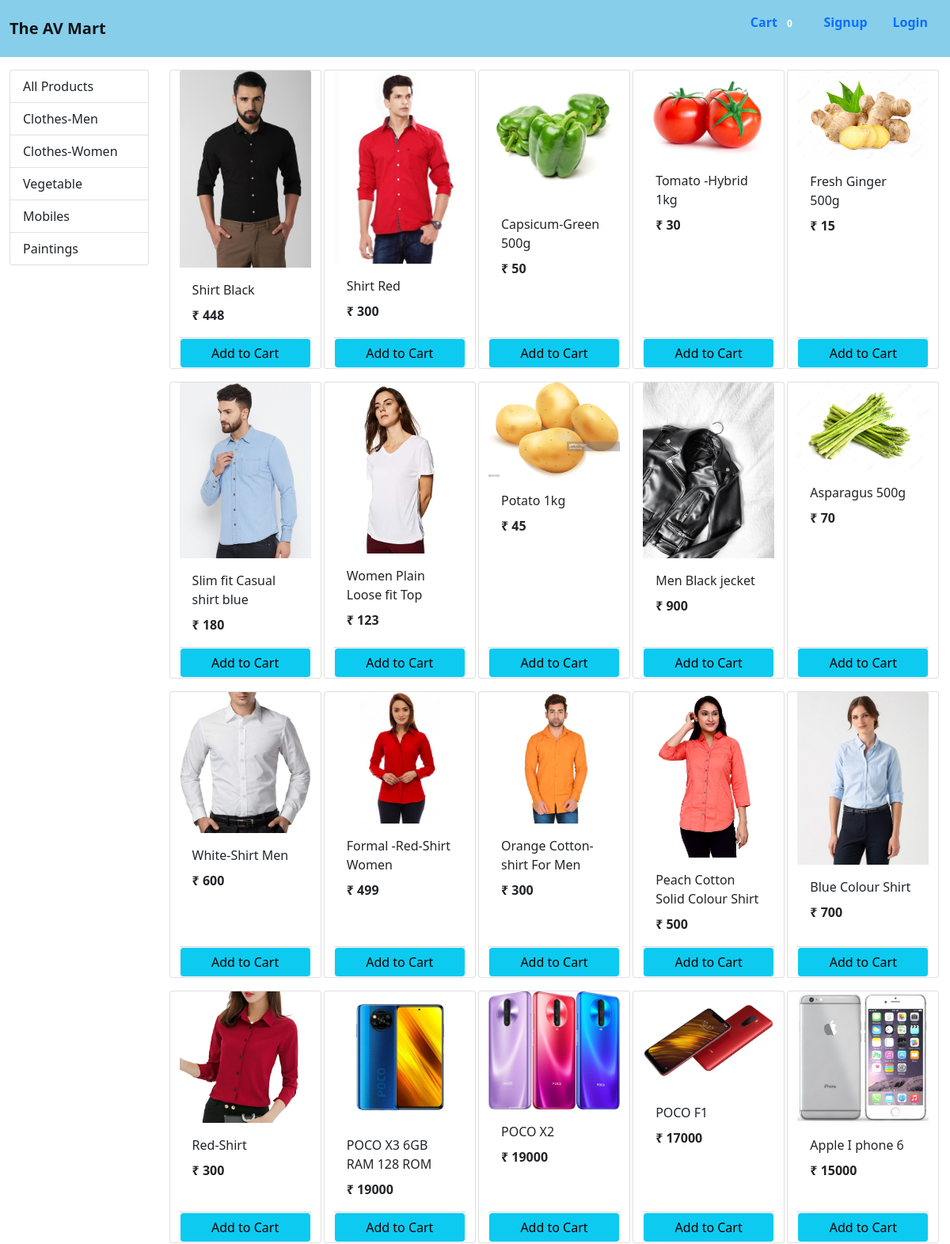
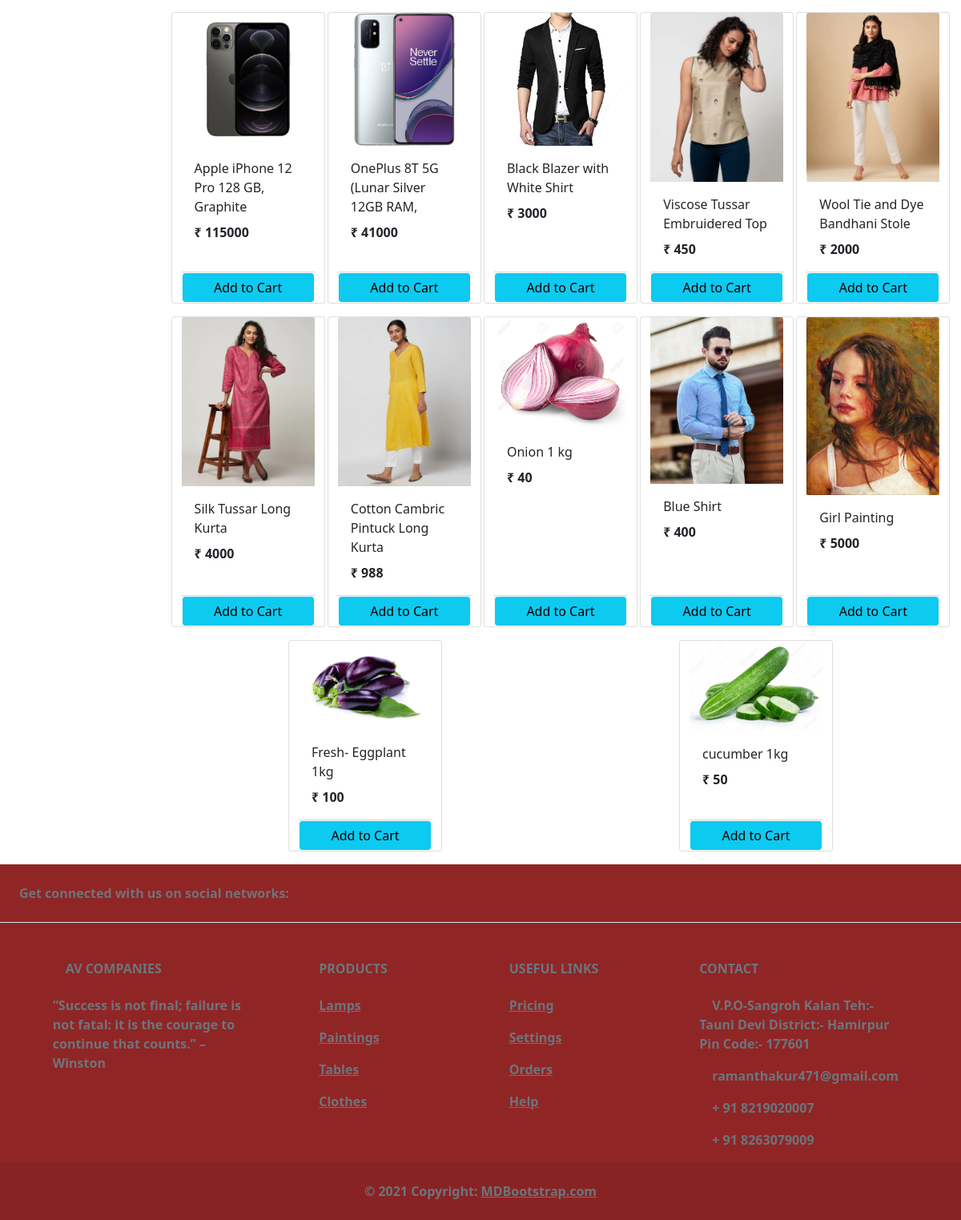
The page / on the database its author committed (2 pictures, top to bottom).
### store/models/category.py (models this page shows, shortened)
class Category(models.Model):
    name = models.CharField(max_length=20)
    @staticmethod
    def get_all_categories():
        return Category.objects.all()

### store/models/product.py (models this page shows, shortened)
class Product(models.Model):
    name = models.CharField(max_length=50)
    price= models.IntegerField(default=0)
    category = models.ForeignKey(Category , on_delete=models.CASCADE , default=1)
    description = models.CharField(max_length=200 , default='' , null=True ,blank=True)
    image = models.ImageField(upload_to='uploads/products/')
    @staticmethod
    def get_all_products():
        return Product.objects.all()

### store/views/home.py (the view, shortened to what this page needs)
# urls.py: path('', Index.as_view(), name='homepage'),
class Index(View):
    def get(self, request):
        cart = request.session.get('cart')
        if not cart:
            request.session['cart'] = {}
        products = None
        categories = Category.get_all_categories()
        categoriesID = request.GET.get('category')
        if categoriesID:
            products = Product.get_all_products_by_categoryid(categoriesID)
        else:
            products = Product.get_all_products();
        data = {}
        data['products'] = products
        data['categories'] = categories
        print('you are:', request.session.get('email'))
        return render(request, 'index.html', data)

### store/templatetags/cart.py (called while the page is built)
@register.filter(name='is_in_cart')
def is_in_cart(product, cart):
    keys = cart.keys()
    for id in keys:
        if int_or_0(id) == product.id:
            return True
    return False;

### store/templatetags/custom_filter.py (called while the page is built)
@register.filter(name='currency')
def currency(number):
    return "₹ "+ str(number)

### store/templates/index.html (shortened to what this page needs)
{% extends 'base.html' %}
{% block content %}
{% load cart %}
{% load custom_filter %}
<div class="container-fluid mt-3">
    <div class="row">
        <div class="col-lg-2 mx-auto">
            <div class="list-group">
                <a href="/" class="list-group-item list-group-item-action">All Products</a>
                {% for category in categories %}
                <a href="/?category={{category.id}}"
                   class="list-group-item list-group-item-action">{{category.name}}</a>
                {% endfor %}
            </div>
        </div>
        <div id="products" class="col-lg-10 mx-auto">
            <div class="row mx-auto">
                {% for product in products %}
                <div class="card mx-auto mb-3" id={{product.id}} style="width: 12rem;">
                    <img src="{{product.image.url}}"
                         class="card-img-top" alt="...">
                    <div class="card-body">
                        <p class="card-title">{{product.name}}</p>
                        <p class="card-text"><b>{{product.price|currency}}</b></p>
                    </div>
                    <div class="card-footer p-0  no-gutters">
                        {% if product|is_in_cart:request.session.cart %}
                        <div class="row no-gutters">
                            <form action="/#{{product.id}}" class="col-2" method="post">
                                {% csrf_token %}
                                <input hidden type="text" name='product' value='{{product.id}}'>
                                <input hidden type="text" name='remove' value='True'>
                                <input type="submit" value="-" class="btn btn-block btn-secondary border-right">
                            </form>
                            <div class="text-center col">{{product|cart_quantity:request.session.cart}} in Cart</div>
                            <form action="/#{{product.id}}" class="col-2" method="post">
                                {% csrf_token %}
                                <input hidden type="text" name='product' value='{{product.id}}'>
                                <input type="submit" value="+" class="btn btn-block btn-secondary">
                            </form>
                        </div>
                        {% else %}
                        <form action="/#{{product.id}}" method="POST" class="btn-block">
                            <input type="submit" class="float-right btn btn-light bg-info form-control"
                                   value="Add to Cart">
                        </form>
                        {% endif %}
                    </div>
                </div>
                {% endfor %}
            </div>
        </div>
    </div>
</div>
{% endblock %}

### store/templates/base.html (shortened to what this page needs)
<!doctype html>
<html lang="en">
<head>
    <link href="https://cdn.jsdelivr.net/npm/bootstrap@5.0.2/dist/css/bootstrap.min.css" rel="stylesheet"
>
</head>
<body>
<nav class="navbar navbar-expand-lg navbar-light">
  <div class="container-fluid">
    <a class="navbar-brand" href="/">The AV Mart</a>
    <div class="collapse navbar-collapse" id="navbarSupportedContent">
<ul>
      <li>
      <a class="nav-link" href="/cart">Cart
      <span class="badge badge-info">{{request.session.cart.keys|length}}</span>
      </a>
      </li>
        {% if request.session.customer %}
       <li class="nav-link">
      <a class="nav-link" hr ef="/orders">Orders<span class="sr-only"></span></a>
      </li>
       <li class="nav-link">
      <a class="nav-link" href="/logout">Logout<span class="sr-only"></span></a>
      </li>
      {% else %}
       <li class="nav-item">
          <a class="nav-link" href="/signup">Signup</a>
        </li>
      <li class="nav-item">
      <a class="nav-link" href="/login">Login</a>
      </li>
</ul>
      {% endif %}
    </div>
  </div>
</nav>
{% block content %}{% endblock %}
<footer class="text-center text-lg-start  text-muted">
  <section
    class="d-flex justify-content-center justify-content-lg-between p-4 border-bottom"
  >
    <div class="me-5 d-none d-lg-block ">
      <span>Get connected with us on social networks:</span>
    </div>
    <div>
    </div>
  </section>
  <section class="">
    <div class="container text-center text-md-start mt-5">
      <div class="row mt-3">
        <div class="col-md-3 col-lg-4 col-xl-3 mx-auto mb-4">
          <h6 class="text-uppercase fw-bold mb-4">
            AV Companies
          </h6>
          <p>
               “Success is not final; failure is not fatal: it is the courage to continue that counts.” – Winston <Churchill></Churchill>
          </p>
        </div>
        <div class="col-md-2 col-lg-2 col-xl-2 mx-auto mb-4">
          <h6 class="text-uppercase fw-bold mb-4">
            Products
          </h6>
          <p>
            <a href="#!" class="text-reset">Lamps</a>
          </p>
          <p>
            <a href="#!" class="text-reset">Paintings</a>
          </p>
          <p>
            <a href="#!" class="text-reset">Tables</a>
          </p>
          <p>
            <a href="#!" class="text-reset">Clothes</a>
          </p>
        </div>
        <div class="col-md-3 col-lg-2 col-xl-2 mx-auto mb-4">
          <h6 class="text-uppercase fw-bold mb-4">
            Useful links
          </h6>
          <p>
            <a href="#!" class="text-reset">Pricing</a>
          </p>
          <p>
            <a href="#!" class="text-reset">Settings</a>
          </p>
          <p>
            <a href="#!" class="text-reset">Orders</a>
          </p>
          <p>
            <a href="#!" class="text-reset">Help</a>
          </p>
        </div>
        <div class="col-md-4 col-lg-3 col-xl-3 mx-auto mb-md-0 mb-4">
          <h6 class="text-uppercase fw-bold mb-4">
            Contact
          </h6>
          <p>V.P.O-Sangroh Kalan Teh:- Tauni Devi District:- Hamirpur Pin Code:- 177601</p>
          <p>
            ramanthakur471@gmail.com
          </p>
          <p> + 91 8219020007</p>
          <p> + 91 8263079009</p>
        </div>
      </div>
    </div>
  </section>
  <div class="text-center p-4" style="background-color: rgba(0, 0, 0, 0.05);">
    © 2021 Copyright:
    <a class="text-reset fw-bold" href="https://mdbootstrap.com/">MDBootstrap.com</a>
  </div>
</footer>
</body>
</html>

### store/templates/base.html (style rules this page uses)
.navbar { position:sticky; top:0px; z-index:2; background-color:skyblue; font-weight:bold; }
.text-center { background-color:black; font-weight:bold; }
ul { list-style: none; display: flex; }
.text-center { background-color: #902525; font-weight: bold; }

### rows shown on the page
Category: name "Clothes-Men"
Category: name "Clothes-Women"
Category: name "Vegetable"
Category: name "Mobiles"
Category: name "Paintings"
Product: {{ product.id }} 1 (drawn), image (picture), name "Shirt Black", price "₹ 448"
Product: image (picture), name "Shirt Red", price "₹ 300"
Product: image (picture), name "Capsicum-Green 500g", price "₹ 50"
Product: image (picture), name "Tomato -Hybrid 1kg", price "₹ 30"
Product: image (picture), name "Fresh Ginger 500g", price "₹ 15"
Product: image (picture), name "Slim fit Casual shirt blue", price "₹ 180"
Product: image (picture), name "Women Plain Loose fit Top", price "₹ 123"
Product: image (picture), name "Potato 1kg", price "₹ 45"
Product: image (picture), name "Men Black jecket", price "₹ 900"
Product: {{ product.id }} 12 (drawn), image (picture), name "Asparagus 500g", price "₹ 70"
Product: image (picture), name "White-Shirt Men", price "₹ 600"
Product: image (picture), name "Formal -Red-Shirt Women", price "₹ 499"
Product: image (picture), name "Orange Cotton-shirt For Men", price "₹ 300"
Product: image (picture), name "Peach Cotton Solid Colour Shirt", price "₹ 500"
Product: image (picture), name "Blue Colour Shirt", price "₹ 700"
Product: image (picture), name "Red-Shirt", price "₹ 300"
Product: image (picture), name "POCO X3 6GB RAM 128 ROM", price "₹ 19000"
Product: image (picture), name "POCO X2", price "₹ 19000"
Product: image (picture), name "POCO F1", price "₹ 17000"
Product: image (picture), name "Apple I phone 6", price "₹ 15000"
Product: image (picture), name "Apple iPhone 12 Pro 128 GB, Graphite", price "₹ 115000"
Product: image (picture), name "OnePlus 8T 5G (Lunar Silver 12GB RAM,", price "₹ 41000"
Product: image (picture), name "Black Blazer with White Shirt", price "₹ 3000"
Product: image (picture), name "Viscose Tussar Embruidered Top", price "₹ 450"
Product: image (picture), name "Wool Tie and Dye Bandhani Stole", price "₹ 2000"
Product: image (picture), name "Silk Tussar Long Kurta", price "₹ 4000"
Product: image (picture), name "Cotton Cambric Pintuck Long Kurta", price "₹ 988"
Product: image (picture), name "Onion 1 kg", price "₹ 40"
Product: image (picture), name "Blue Shirt", price "₹ 400"
Product: image (picture), name "Girl Painting", price "₹ 5000"
Product: image (picture), name "Fresh- Eggplant 1kg", price "₹ 100"
Product: image (picture), name "cucumber 1kg", price "₹ 50"

### other values the page prints
{{ request.session.cart.keys|length }} "0"
